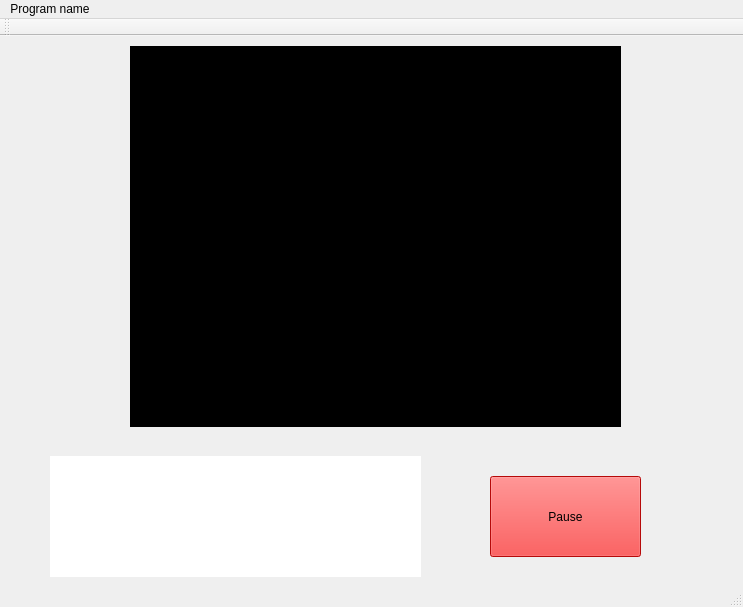
<?xml version="1.0" encoding="UTF-8"?>
<ui version="4.0">
 <class>MainWindow</class>
 <widget class="QMainWindow" name="MainWindow">
  <property name="geometry">
   <rect>
    <x>0</x>
    <y>0</y>
    <width>743</width>
    <height>607</height>
   </rect>
  </property>
  <property name="windowTitle">
   <string>MainWindow</string>
  </property>
  <widget class="QWidget" name="centralWidget">
   <widget class="QLabel" name="cameraFrame">
    <property name="geometry">
     <rect>
      <x>130</x>
      <y>10</y>
      <width>491</width>
      <height>381</height>
     </rect>
    </property>
    <property name="styleSheet">
     <string notr="true">background-color:rgb(0, 0, 0);</string>
    </property>
    <property name="text">
     <string/>
    </property>
   </widget>
   <widget class="QLabel" name="textBox">
    <property name="geometry">
     <rect>
      <x>50</x>
      <y>420</y>
      <width>371</width>
      <height>121</height>
     </rect>
    </property>
    <property name="styleSheet">
     <string notr="true">background-color: rgb(255, 255, 255)</string>
    </property>
    <property name="text">
     <string/>
    </property>
   </widget>
   <widget class="QPushButton" name="PauseOrResumeBtn">
    <property name="geometry">
     <rect>
      <x>490</x>
      <y>440</y>
      <width>151</width>
      <height>81</height>
     </rect>
    </property>
    <property name="styleSheet">
     <string notr="true">Background-color: rgb(255, 14, 14)</string>
    </property>
    <property name="text">
     <string>Pause</string>
    </property>
   </widget>
  </widget>
  <widget class="QMenuBar" name="menuBar">
   <property name="geometry">
    <rect>
     <x>0</x>
     <y>0</y>
     <width>743</width>
     <height>19</height>
    </rect>
   </property>
   <widget class="QMenu" name="menuProgram_name">
    <property name="title">
     <string>Program name</string>
    </property>
   </widget>
   <addaction name="menuProgram_name"/>
  </widget>
  <widget class="QToolBar" name="mainToolBar">
   <attribute name="toolBarArea">
    <enum>TopToolBarArea</enum>
   </attribute>
   <attribute name="toolBarBreak">
    <bool>false</bool>
   </attribute>
  </widget>
  <widget class="QStatusBar" name="statusBar"/>
 </widget>
 <layoutdefault spacing="6" margin="11"/>
 <resources/>
 <connections/>
</ui>
